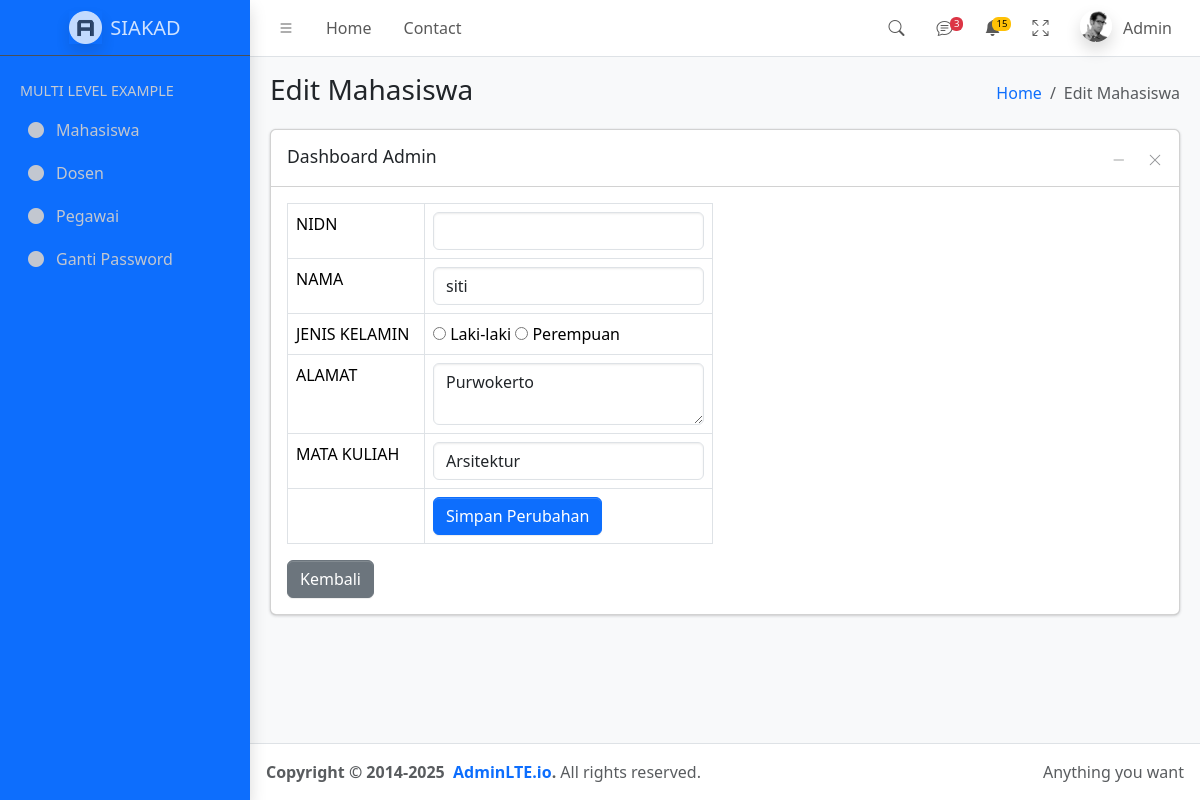
The app's page /admin/?p=edit-dosen&id=1 (signed in) with its own data.
### tables this page shows
CREATE TABLE `dsn` (
  `id` int NOT NULL,
  `nidn` varchar(10) NOT NULL,
  `nama` varchar(50) NOT NULL,
  `gender` enum('P','L') NOT NULL,
  `alamat` text NOT NULL,
  `matkul` int NOT NULL,
  `waktu` datetime NOT NULL
);

### admin/edit-dosen.php (the view, shortened to what this page needs)
<?php
$idx=$_GET['id'];
require_once "../config.php";
$sql="select * from dsn where id='$idx'";
$data=$db->query($sql);
?>
<main class="app-main">
        <div class="app-content-header">
          <div class="container-fluid">
            <div class="row">
              <div class="col-sm-6"><h3 class="mb-0">Edit Mahasiswa</h3></div>
              <div class="col-sm-6">
                <ol class="breadcrumb float-sm-end">
                  <li class="breadcrumb-item"><a href="#">Home</a></li>
                  <li class="breadcrumb-item active" aria-current="page">Edit Mahasiswa</li>
                </ol>
              </div>
            </div>
          </div>
        </div>
        <div class="app-content">
          <div class="container-fluid">
            <div class="row">
              <div class="col-12">
                <div class="card">
                  <div class="card-header">
                    <h3 class="card-title">Dashboard Admin</h3>
                    <div class="card-tools">
                      <button type="button" class="btn btn-tool" data-lte-toggle="card-collapse">
                        <i data-lte-icon="collapse" class="bi bi-dash-lg"></i>
                      </button>
                      <button
                        type="button"
                        class="btn btn-tool"
                        data-lte-toggle="card-remove"
                        title="Remove"
                      >
                        <i class="bi bi-x-lg"></i>
                      </button>
                    </div>
                  </div>
                  <div class="card-body">
                    <div class="row">
                      <div class="col-md-6">
                        <form method="post" action="#">
<table class="table table-bordered">
<?php
foreach($data as $d){
  if($d['gender']=="L"){
    $jkL="Laki-laki";
  }
  else{
    $jkP="Perempuan";
  }
  echo"<tr><td>NIDN</td><td><input type='number' name='nidn' value='$d[nim]' class='form-control'></td></tr>";
  echo"<tr><td>NAMA</td><td><input type='text' name='nama' value='$d[nama]' class='form-control'></tr>";
  echo"<tr><td>JENIS KELAMIN</td><td><input type='radio' name='jk' value='L' $jkL> Laki-laki
  <input type='radio' name='jk' value='P' $jkP> Perempuan</td></tr>";
  echo"<tr><td>ALAMAT</td><td><textarea class='form-control' name='alamat'>$d[alamat]</textarea></td></tr>";
  echo"<tr><td>MATA KULIAH</td><td><select name='matkul' class='form-control'>
                    <option></option>
                    <option value='1'"; if($d['matkul']==1) {echo "selected";}echo">Informatika</option>
                    <option value='2'"; if($d['matkul']==2) {echo "selected";}echo">Arsitektur</option>
                    <option value='3'"; if($d['matkul']==3) {echo "selected";}echo">Ilmu Lingkungan</option>
  </select></td></tr>";
  echo"<tr><td></td><td>
  <input type='submit' name='simpanEdit' value='Simpan Perubahan' class='btn btn-primary'>
  </td></tr>";
}
?>
</table>
<a href="./?p=dosen" class="btn btn-secondary">Kembali</a>
</div>
                      </div>
                    </div>
                  </div>
                </div>
              </div>
            </div>
          </div>
      </main>

### records on screen
dsn: nama "siti", alamat "Purwokerto", matkul "Arsitektur"
